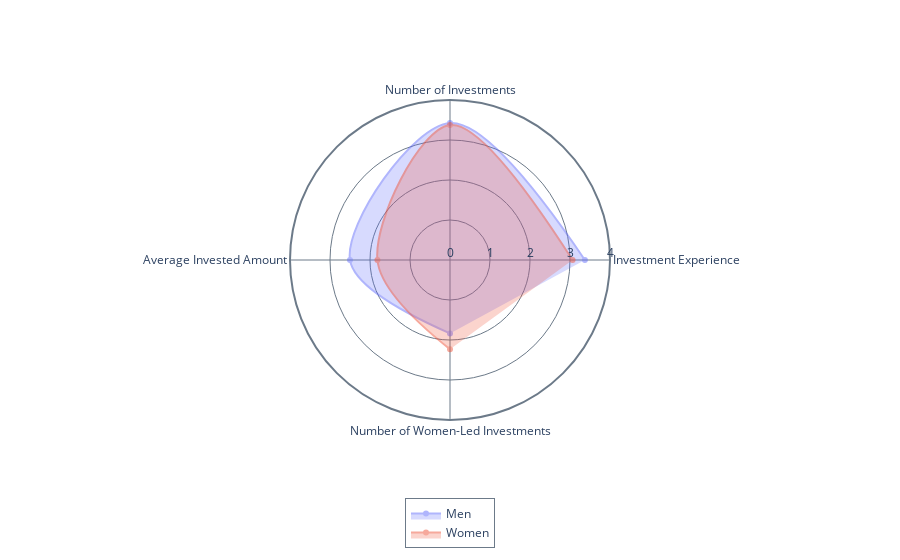

Write notebook code for a chart like this one.
### Code cell
import plotly.graph_objects as go

funcs=['mean', 'std', 'count']
groups=['gender_male']
columns=['inv_time', 'inv_num', 'inv_amount_average', 'women_led_inv']

df_stats=basic_stats(funcs, groups, columns)

categories=['Investment Experience', 'Number of Investments', 'Average Invested Amount', 'Number of Women-Led Investments']
r1=df_stats[df_stats[groups[0]]==1]['mean']
r2=df_stats[df_stats[groups[0]]==2]['mean']

fig = go.Figure()

fig.add_trace(go.Scatterpolar(
      r=r2,
      theta=categories,
      fill='toself',
      # fillcolor='rgba(0,0,255,0.2)',  # Example: 20% opacity
      # line_color='rgba(0,0,255,0.8)',
      opacity=0.5,
      line_shape='spline',
      name='Men'
))

fig.add_trace(go.Scatterpolar(
      r=r1,
      theta=categories,
      fill='toself',
      # fillcolor='rgba(255, 192,203,0.2)',  # Example: 20% opacity
      # line_color='rgba(255, 192,203,0.8)',
      opacity=0.5,
      line_shape='spline',
      name='Women',
))

axis_color = "rgba(108, 122, 137,1)"
fig.update_layout(
  polar=dict(
    bgcolor="rgba(0, 0, 0, 0)",
    angularaxis = dict(
    linewidth = 2,
    showline=True,
    linecolor =axis_color,
    gridcolor =axis_color,
  ),
    
  radialaxis = dict(
    side = "counterclockwise",
    showline = False,
    linewidth = 1,
    gridcolor =axis_color,
    gridwidth = 1,
    dtick = 1,
    range=[0,4],
  )
  ),
  
  legend=dict(
    yanchor="bottom",
    y=-0.4,
    xanchor="center",
    x=0.5,
    bordercolor=axis_color,
    borderwidth=1,
  ),
)

fig.show()

### Figure 1 — Plotly figure (JSON) as saved in the notebook; plotly's stock layout.template omitted (floating-point values rounded to 4 significant figures)
{"data": [{"fill": "toself", "line": {"shape": "spline"}, "name": "Men", "opacity": 0.5, "r": [3.372, 3.424, 2.5, 1.836], "theta": ["Investment Experience", "Number of Investments", "Average Invested Amount", "Number of Women-Led Investments"], "type": "scatterpolar"}, {"fill": "toself", "line": {"shape": "spline"}, "name": "Women", "opacity": 0.5, "r": [3.065, 3.375, 1.815, 2.231], "theta": ["Investment Experience", "Number of Investments", "Average Invested Amount", "Number of Women-Led Investments"], "type": "scatterpolar"}], "layout": {"legend": {"bordercolor": "rgba(108, 122, 137,1)", "borderwidth": 1, "x": 0.5, "xanchor": "center", "y": -0.4, "yanchor": "bottom"}, "polar": {"angularaxis": {"gridcolor": "rgba(108, 122, 137,1)", "linecolor": "rgba(108, 122, 137,1)", "linewidth": 2, "showline": true}, "bgcolor": "rgba(0, 0, 0, 0)", "radialaxis": {"dtick": 1, "gridcolor": "rgba(108, 122, 137,1)", "gridwidth": 1, "linewidth": 1, "range": [0, 4], "showline": false, "side": "counterclockwise"}}}}
